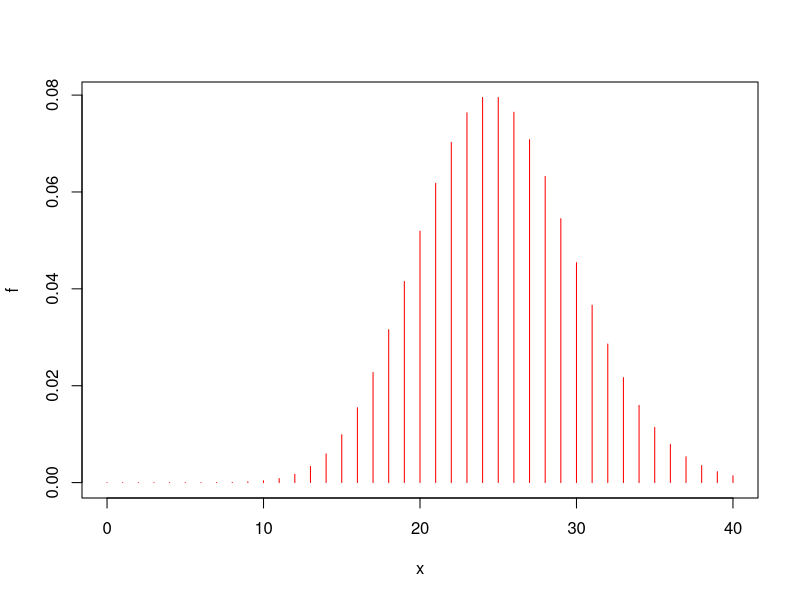
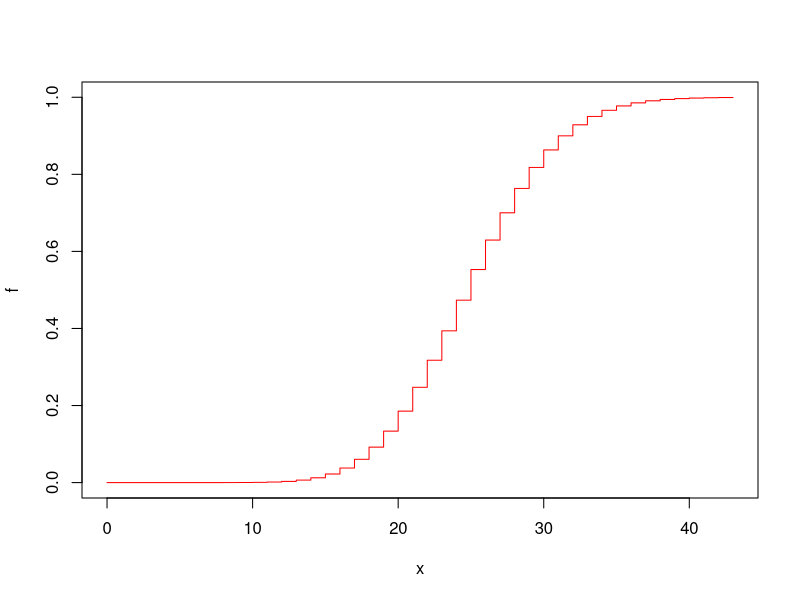
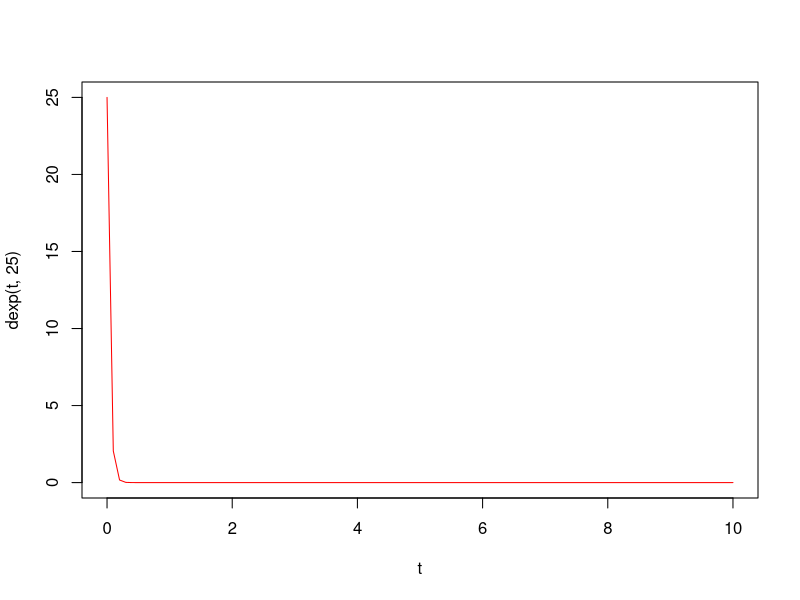
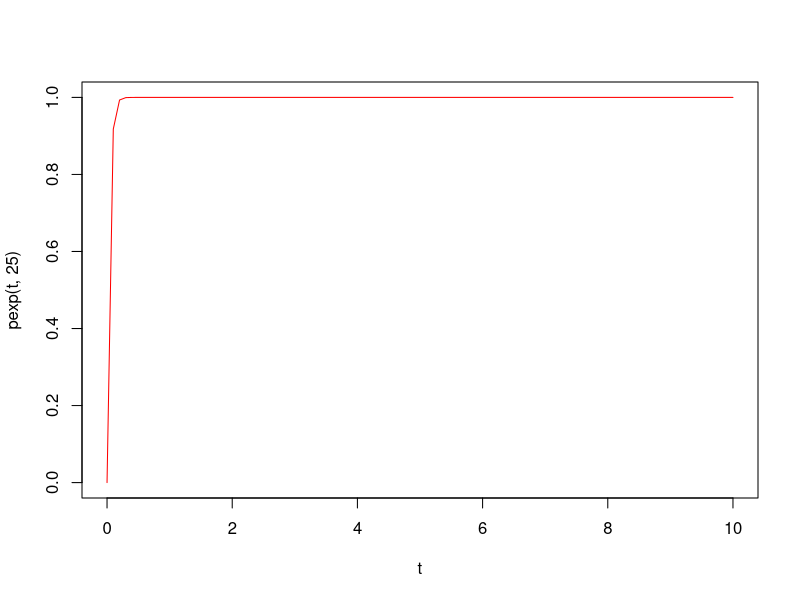

Generate these figures, in order, with R:
# Practica 3   models estadistics

# Binomial (enquesta) X=nºde 1s en n
# Binomial negativa (resistència) X=nºde 0s que necessito per trobar k 1s

                              #preg 1 Poisson
                                  #calculem P(X=20)
exp(-25)*25^20/factorial(20)
dpois(20,25)                      # = f(20) = dpois(x,parametre(λ))

x<-0:40                           #possibles valors de trucades/hora (en realitat 0:+infinit)
f <-dpois(x,25)                   #definim funció massa prob
plot(x,f,type='h',col='red')      # grafiquem la funció de massa de prob (poisson)

ppois(20,25)                      #P(X<=20) = F(20)     Ppois
ppois(22,25)-ppois(17,25)

x<-0:43                           #possibles valors de trucades/hora (en realitat 0:+infinit)
f <-ppois(x,25)                   #definim funció densitat de prob
plot(x,f,type='s',col='red')      # grafiquem la funció de densitat (poisson)


qpois(0.5,25)                     # mediana, valor que deixa 0,5 de probabilitat a l'esquerra
qpois(0.25,25)                    # primer quartil, valor que f-1(x)= 0.25

#dpois    f(x)
#ppois    F(x)
#qpoiss   F-1(x)
#rpoiss   simula r
                        
λ2 <-25*0.033                     # modificar el λ2 necessitem passar a VAC --> exponencial (λ)

ppois(0,λ2)                       # probabilitat de no tenir trucades quan la prob de que truquin en 0.33h és λ2

pexp(0.033,25)


                                #EXPONENCIAL(λ) (temps entre mesures de poisson(λ)) 

t<- seq(0,10,0.1)                                 #
plot(t,dexp(t,25),type='l',col='red') # grafiquem la funció de massa de prob (exponencial)
plot(t,pexp(t,25),type='l',col='red') # grafiquem la funció de densitat (exp)

1-pexp(0.052,25)             

mean(rexp(500000,25))                #temps mig entre trucades
1/25                                 # λ=truc/h   1/λ = tems mig entre trucades




          #Problema 2
1-pexp(13000,1/10000)

qexp(0.8, 1/10000)

set.seed(85)                         #calibrar experiment aleatori
simul<-rexp(100,1/10000)

mean(simul)
median(simul)
var(simul)



